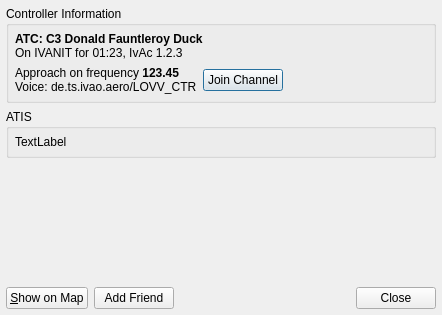
<?xml version="1.0" encoding="UTF-8"?>
<ui version="4.0">
 <class>ControllerDetails</class>
 <widget class="QDialog" name="ControllerDetails">
  <property name="geometry">
   <rect>
    <x>0</x>
    <y>0</y>
    <width>442</width>
    <height>315</height>
   </rect>
  </property>
  <property name="windowTitle">
   <string>Dialog</string>
  </property>
  <property name="windowIcon">
   <iconset resource="Resources.qrc">
    <normaloff>:/icons/qutescoop.png</normaloff>:/icons/qutescoop.png</iconset>
  </property>
  <layout class="QVBoxLayout">
   <property name="margin">
    <number>6</number>
   </property>
   <item>
    <widget class="QGroupBox" name="groupBox">
     <property name="title">
      <string>Controller Information</string>
     </property>
     <layout class="QVBoxLayout">
      <property name="margin">
       <number>6</number>
      </property>
      <item>
       <widget class="QLabel" name="lblControllerInfo">
        <property name="text">
         <string>&lt;strong&gt;ATC: C3 Donald Fauntleroy Duck&lt;/strong&gt;&lt;br&gt;On IVANIT for 01:23, IvAc 1.2.3</string>
        </property>
        <property name="alignment">
         <set>Qt::AlignLeading|Qt::AlignLeft|Qt::AlignTop</set>
        </property>
        <property name="openExternalLinks">
         <bool>true</bool>
        </property>
       </widget>
      </item>
      <item>
       <layout class="QHBoxLayout">
        <item>
         <widget class="QLabel" name="lblStationInformatoin">
          <property name="text">
           <string>Approach on frequency &lt;strong&gt;123.45&lt;/strong&gt;&lt;br&gt;Voice: de.ts.ivao.aero/LOVV_CTR</string>
          </property>
         </widget>
        </item>
        <item>
         <widget class="QPushButton" name="btnJoinChannel">
          <property name="text">
           <string>Join Channel</string>
          </property>
          <property name="flat">
           <bool>false</bool>
          </property>
         </widget>
        </item>
        <item>
         <spacer>
          <property name="orientation">
           <enum>Qt::Horizontal</enum>
          </property>
          <property name="sizeHint" stdset="0">
           <size>
            <width>40</width>
            <height>20</height>
           </size>
          </property>
         </spacer>
        </item>
       </layout>
      </item>
     </layout>
    </widget>
   </item>
   <item>
    <widget class="QGroupBox" name="groupBox_2">
     <property name="title">
      <string>ATIS</string>
     </property>
     <layout class="QVBoxLayout">
      <property name="margin">
       <number>6</number>
      </property>
      <item>
       <widget class="QLabel" name="lblAtis">
        <property name="text">
         <string>TextLabel</string>
        </property>
        <property name="alignment">
         <set>Qt::AlignLeading|Qt::AlignLeft|Qt::AlignTop</set>
        </property>
        <property name="wordWrap">
         <bool>true</bool>
        </property>
        <property name="textInteractionFlags">
         <set>Qt::LinksAccessibleByMouse|Qt::TextSelectableByKeyboard|Qt::TextSelectableByMouse</set>
        </property>
       </widget>
      </item>
     </layout>
    </widget>
   </item>
   <item>
    <spacer>
     <property name="orientation">
      <enum>Qt::Vertical</enum>
     </property>
     <property name="sizeHint" stdset="0">
      <size>
       <width>422</width>
       <height>61</height>
      </size>
     </property>
    </spacer>
   </item>
   <item>
    <layout class="QHBoxLayout">
     <item>
      <widget class="QPushButton" name="buttonShowOnMap">
       <property name="text">
        <string>&amp;Show on Map</string>
       </property>
       <property name="shortcut">
        <string>S</string>
       </property>
       <property name="autoDefault">
        <bool>false</bool>
       </property>
      </widget>
     </item>
     <item>
      <widget class="QPushButton" name="buttonAddFriend">
       <property name="text">
        <string>Add Friend</string>
       </property>
      </widget>
     </item>
     <item>
      <widget class="QDialogButtonBox" name="buttonBox">
       <property name="standardButtons">
        <set>QDialogButtonBox::Close</set>
       </property>
      </widget>
     </item>
    </layout>
   </item>
  </layout>
 </widget>
 <resources>
  <include location="Resources.qrc"/>
 </resources>
 <connections>
  <connection>
   <sender>buttonShowOnMap</sender>
   <signal>clicked()</signal>
   <receiver>ControllerDetails</receiver>
   <slot>close()</slot>
   <hints>
    <hint type="sourcelabel">
     <x>111</x>
     <y>305</y>
    </hint>
    <hint type="destinationlabel">
     <x>210</x>
     <y>138</y>
    </hint>
   </hints>
  </connection>
  <connection>
   <sender>buttonBox</sender>
   <signal>clicked(QAbstractButton*)</signal>
   <receiver>ControllerDetails</receiver>
   <slot>close()</slot>
   <hints>
    <hint type="sourcelabel">
     <x>387</x>
     <y>293</y>
    </hint>
    <hint type="destinationlabel">
     <x>391</x>
     <y>236</y>
    </hint>
   </hints>
  </connection>
 </connections>
</ui>
